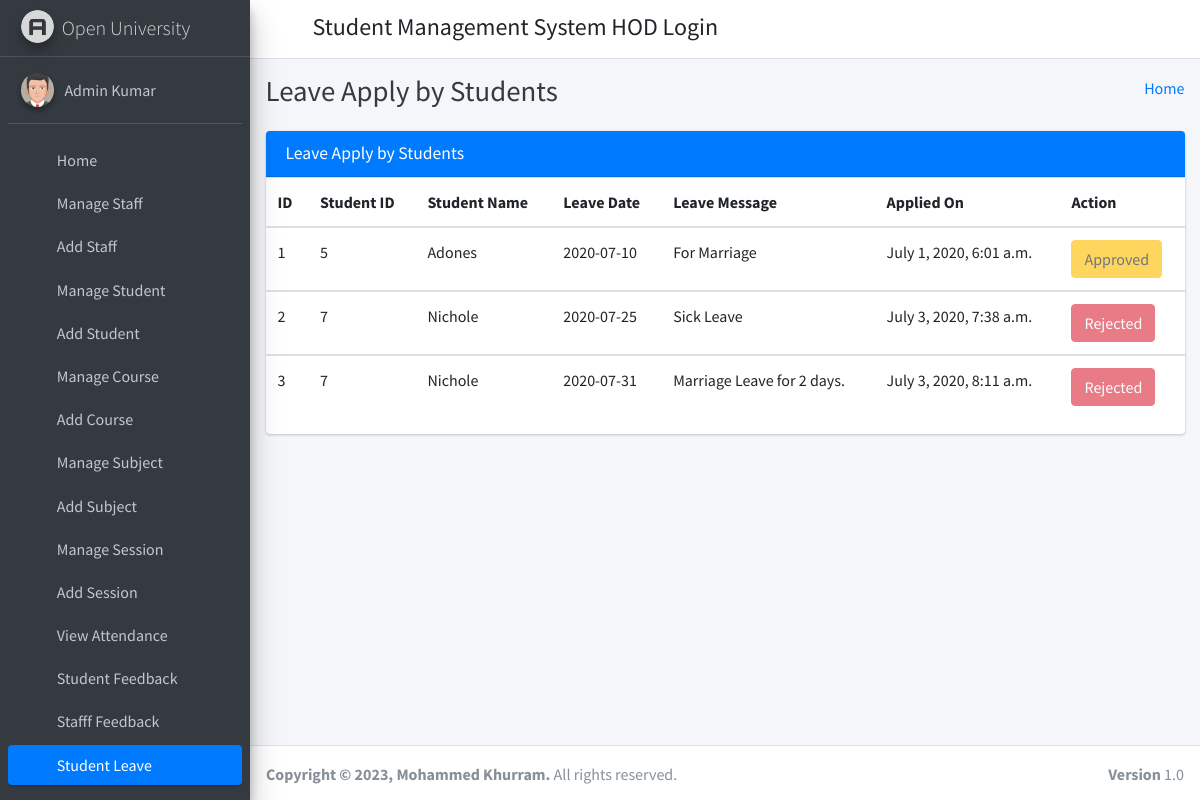
/student_leave_view/ (signed in), run on the app's committed database.
### student_management_app/models.py (models this page shows)
class CustomUser(AbstractUser):
    user_type_data = ((1, "HOD"), (2, "Staff"), (3, "Student"))
    user_type = models.CharField(default=1, choices=user_type_data, max_length=10)

class LeaveReportStudent(models.Model):
    id = models.AutoField(primary_key=True)
    student_id = models.ForeignKey(Students, on_delete=models.CASCADE)
    leave_date = models.CharField(max_length=255)
    leave_message = models.TextField()
    leave_status = models.IntegerField(default=0)
    created_at = models.DateTimeField(auto_now_add=True)
    updated_at = models.DateTimeField(auto_now=True)
    objects = models.Manager()

class Students(models.Model):
    id = models.AutoField(primary_key=True)
    admin = models.OneToOneField(CustomUser, on_delete = models.CASCADE)
    gender = models.CharField(max_length=50)
    profile_pic = models.FileField()
    address = models.TextField()
    course_id = models.ForeignKey(Courses, on_delete=models.DO_NOTHING, default=1)
    session_year_id = models.ForeignKey(SessionYearModel, on_delete=models.CASCADE)
    created_at = models.DateTimeField(auto_now_add=True)
    updated_at = models.DateTimeField(auto_now=True)
    objects = models.Manager()

### student_management_app/HodViews.py (the view)
# urls.py: path('student_leave_view/', HodViews.student_leave_view, name="student_leave_view"),
def student_leave_view(request):
    leaves = LeaveReportStudent.objects.all()
    context = {
        "leaves": leaves
    }
    return render(request, 'hod_template/student_leave_view.html', context)

### student_management_app/LoginCheckMiddleWare.py (called while the page is built, shortened)
    def process_view(self, request, view_func, view_args, view_kwargs):
        modulename = view_func.__module__
        user = request.user
        if user.is_authenticated:
            if user.user_type == "1":
                if modulename == "student_management_app.HodViews":
                    pass
                elif modulename == "student_management_app.views" or modulename == "django.views.static":
                    pass
                else:
                    return redirect("admin_home")
            else:
                return redirect("login")
        else:
            if request.path == reverse("login") or request.path == reverse("doLogin"):
                pass
            else:
                return redirect("login")

### student_management_app/templates/hod_template/student_leave_view.html (shortened to what this page needs)
{% extends 'hod_template/base_template.html' %}
{% block page_title %}
    Leave Apply by Students
{% endblock page_title %}
{% block main_content %}
{% load static %}
<section class="content">
        <div class="container-fluid">
            <div class="row">
                <div class="col-md-12">
                    <div class="card card-primary">
                        <div class="card-header">
                            <h3 class="card-title">Leave Apply by Students</h3>
                        </div>
                        <div class="table-responsive">
                            <table class="table">
                                <thead>
                                <tr>
                                    <th>ID</th>
                                    <th>Student ID</th>
                                    <th>Student Name</th>
                                    <th>Leave Date</th>
                                    <th>Leave Message</th>
                                    <th>Applied On</th>
                                    <th>Action</th>
                                </tr>
                                </thead>
                                {% for leave in leaves %}
                                <tbody>
                                <tr>
                                    <td>{{ leave.id }}</td>
                                    <td>{{ leave.student_id.admin.id }}</td>
                                    <td>{{ leave.student_id.admin.first_name }} {{ feedback.student_id.admin.last_name }}</td>
                                    <td>{{ leave.leave_date }}</td>
                                    <td>{{ leave.leave_message }}</td>
                                    <td>{{ leave.created_at }}</td>
                                    <td>
                                        {% if leave.leave_status == 0 %}
                                            <a href="{% url 'student_leave_approve' leave_id=leave.id %}" class="btn btn-success">Approve</a>
                                            <a href="{% url 'student_leave_reject' leave_id=leave.id %}" class="btn btn-danger">Reject</a>
                                        {% elif leave.leave_status == 1 %}
                                            <button class="btn btn-warning" disabled="disabled">Approved</button>
                                        {% else %}
                                            <button class="btn btn-danger" disabled="disabled">Rejected</button>
                                        {% endif %}
                                    </td>
                                </tr>
                                </tbody>
                                {% endfor %}
                            </table>
                        </div>
                    </div>
                </div>
            </div>
        </div>
      </section>
  {% endblock main_content %}

### student_management_app/templates/hod_template/sidebar_template.html (shortened to what this page needs)
{% load static %}
<aside class="main-sidebar sidebar-dark-primary elevation-4">
      <a href="{% url 'admin_home' %}" class="brand-link">
        <img src="{% static 'dist/img/AdminLTELogo.png' %}" alt="AdminLTE Logo" class="brand-image img-circle elevation-3"
            style="opacity: .8">
        <span class="brand-text font-weight-light">Open University</span>
      </a>
      <div class="sidebar">
        <div class="user-panel mt-3 pb-3 mb-3 d-flex">
          <div class="image">
            <img src="{% static 'dist/img/user2-160x160.jpg' %}" class="img-circle elevation-2" alt="User Image">
          </div>
          <div class="info">
            <a href="{% url 'admin_profile' %}" class="d-block">{{ user.first_name }} {{ user.last_name }}</a>
          </div>
        </div>
        <nav class="mt-2">
          <ul class="nav nav-pills nav-sidebar flex-column" data-widget="treeview" role="menu" data-accordion="false">
            <li class="nav-item">
              {% url 'admin_home' as admin_home %}
              <a href="{{ admin_home }}" class="nav-link {% if request.path == admin_home %} active {% endif %}">
                <i class="nav-icon fas fa-tachometer-alt"></i>
                <p>
                  Home
                </p>
              </a>
            </li>
            <li class="nav-item">
              {% url 'manage_staff' as manage_staff %}
              {% url 'edit_staff' staff_id=id as edit_staff %}
              <a href="{{ manage_staff }}" class="nav-link {% if request.path == manage_staff %} active {% endif %} {% if request.path == edit_staff %} active {% endif %}">
                <i class="nav-icon fas fa-chalkboard-teacher"></i>
                <p>
                  Manage Staff
                </p>
              </a>
            </li>
            <li class="nav-item">
              {% url 'add_staff' as add_staff %}
              <a href="{{ add_staff }}" class="nav-link {% if request.path == add_staff %} active {% endif %}">
                <i class="nav-icon fas fa-th"></i>
                <p>
                  Add Staff
                </p>
              </a>
            </li>
            <li class="nav-item">
              {% url 'manage_student' as manage_student %}
              {% url 'edit_student' student_id=id as edit_student %}
              <a href="{{ manage_student }}" class="nav-link {% if request.path == manage_student %} active {% endif %} {% if request.path == edit_student %} active {% endif %}">
                <i class="nav-icon fas fa-user-graduate"></i>
                <p>
                  Manage Student
                </p>
              </a>
            </li>
            <li class="nav-item">
              {% url 'add_student' as add_student %}
              <a href="{{ add_student }}" class="nav-link {% if request.path == add_student %} active {% endif %}">
                <i class="nav-icon fas fa-th"></i>
                <p>
                  Add Student
                </p>
              </a>
            </li>
            <li class="nav-item">
              {% url 'manage_course' as manage_course %}
              {% url 'edit_course' course_id=id as edit_course %}
              <a href="{{ manage_course }}" class="nav-link {% if request.path == manage_course %} active {% endif %} {% if request.path == edit_course %} active {% endif %}">
                <i class="nav-icon fas fa-chalkboard"></i>
                <p>
                  Manage Course
                </p>
              </a>
            </li>
            <li class="nav-item">
            {% url 'add_course' as add_course %}
              <a href="{{ add_course }}" class="nav-link {% if request.path == add_course %} active {% endif %}">
                <i class="nav-icon fas fa-th"></i>
                <p>
                  Add Course
                </p>
              </a>
            </li>
            <li class="nav-item">
              {% url 'manage_subject' as manage_subject %}
              {% url 'edit_subject' subject_id=id as edit_subject %}
              <a href="{{ manage_subject }}" class="nav-link {% if request.path == manage_subject %} active {% endif %} {% if request.path == edit_subject %} active {% endif %}">
                <i class="nav-icon fas fa-book"></i>
                <p>
                  Manage Subject
                </p>
              </a>
            </li>
            <li class="nav-item">
              {% url 'add_subject' as add_subject %}
              <a href="{{ add_subject }}" class="nav-link {% if request.path == add_subject %} active {% endif %}">
                <i class="nav-icon fas fa-th"></i>
                <p>
                  Add Subject
                </p>
              </a>
            </li>
            <li class="nav-item">
              {% url 'manage_session' as manage_session %}
              {% url 'edit_session' session_id=id as edit_session %}
              <a href="{{ manage_session }}" class="nav-link {% if request.path == manage_session %} active {% endif %} {% if request.path == edit_session %} active {% endif %}">
                <i class="nav-icon fas fa-graduation-cap"></i>
                <p>
                  Manage Session
                </p>
              </a>
            </li>
            <li class="nav-item">
              {% url 'add_session' as add_session %}
              <a href="{{ add_session }}" class="nav-link {% if request.path == add_session %} active {% endif %}">
                <i class="nav-icon fas fa-th"></i>
                <p>
                  Add Session
                </p>
              </a>
            </li>
            <li class="nav-item">
              {% url 'admin_view_attendance' as admin_view_attendance %}
              <a href="{{ admin_view_attendance }}" class="nav-link {% if request.path == admin_view_attendance %} active {% endif %}">
                <i class="nav-icon fas fa-calendar-alt"></i>
                <p>
                  View Attendance
                </p>
              </a>
            </li>
            <li class="nav-item">
              {% url 'student_feedback_message' as student_feedback_message %}
              <a href="{{ student_feedback_message }}" class="nav-link {% if request.path == student_feedback_message %} active {% endif %}">
                <i class="nav-icon fas fa-th"></i>
                <p>
                  Student Feedback
                </p>
              </a>
            </li>
            <li class="nav-item">
              {% url 'staff_feedback_message' as staff_feedback_message %}
              <a href="{{ staff_feedback_message }}" class="nav-link {% if request.path == staff_feedback_message %} active {% endif %}">
                <i class="nav-icon fas fa-th"></i>
                <p>
                  Stafff Feedback
                </p>
              </a>
            </li>
            <li class="nav-item">
              {% url 'student_leave_view' as student_leave_view %}
              <a href="{{ student_leave_view }}" class="nav-link {% if request.path == student_leave_view %} active {% endif %}">
                <i class="nav-icon fas fa-th"></i>
                <p>
                  Student Leave
                </p>
              </a>
            </li>
            <li class="nav-item">
              {% url 'staff_leave_view' as staff_leave_view %}
              <a href="{{ staff_leave_view }}" class="nav-link {% if request.path == staff_leave_view %} active {% endif %}">
                <p>
                </p>
              </a>
            </li>
          </ul>
        </nav>
      </div>
    </aside>

### data on the page
CustomUser: first_name "Admin", last_name "Kumar"
LeaveReportStudent: id "1", student_id.admin.id "5", student_id.admin.first_name "Adones", leave_date "2020-07-10", leave_message "For Marriage", created_at "July 1, 2020, 6:01 a.m.", leave_status "Approved"
LeaveReportStudent: id "2", student_id.admin.id "7", student_id.admin.first_name "Nichole", leave_date "2020-07-25", leave_message "Sick Leave", created_at "July 3, 2020, 7:38 a.m.", leave_status "Rejected"
LeaveReportStudent: id "3", student_id.admin.id "7", student_id.admin.first_name "Nichole", leave_date "2020-07-31", leave_message "Marriage Leave for 2 days.", created_at "July 3, 2020, 8:11 a.m.", leave_status "Rejected"
